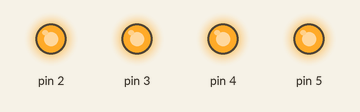
Simulated run of this sketch. Board: Arduino Uno, built with avr-gcc and run on an emulated ATmega328P. Parts: output pins drawn as LEDs (lit = HIGH).

Above: at 0.5 s.
At 3.5 s:
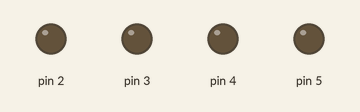
Timing chart, 0 to 4.6 s (numbered marks = the images above):
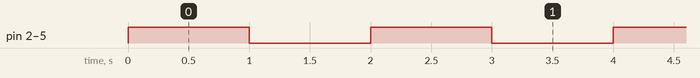

Measured:
- by itself, pin 2–5: alternates HIGH for 1.0 s and LOW for 1.0 s

The sketch:

BlinkAll.ino
```cpp
// 1 sekunda
#define PAUSE 1000
#define MASK 0b00111100

void setup() {
  // porty 2,3,4,5 jako vystup
  // DDRD = DDRD | 0b00111100;
  DDRD |= MASK; //0b00111100;
  PORTD |= MASK; //0b00111100;
}

void loop() {
  //  preklopeni hodnot
  //  PORTD ^= MASK; //0b00111100;
  //  delay(PAUSE);
  PORTD |= MASK; //0b00111100;
  delay(PAUSE);
  PORTD &= !MASK; //0b00111100;
  delay(PAUSE);
}
```
